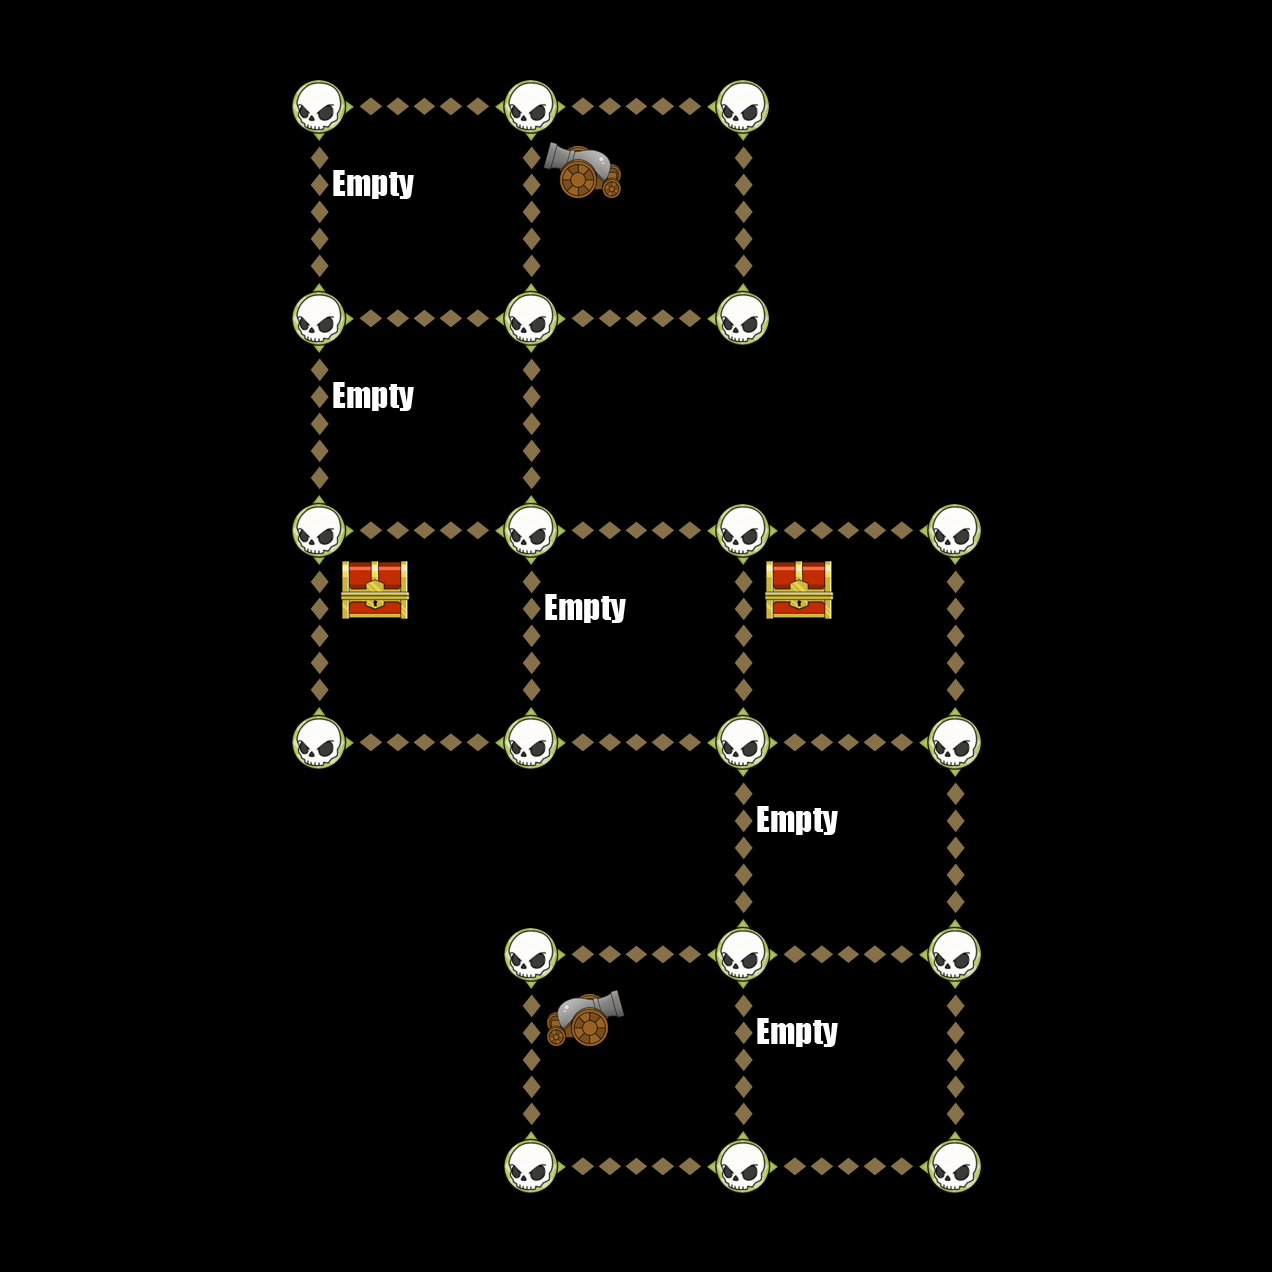

A level layout from a 2D game, rendered from its tile map. Below: a short description, then the map file with tile-grid data replaced by summaries:
An orthogonal 6x6 tile map with 212x212 px tiles, 6 tile layers (Down, Up, Left, Right, ...).

<map version="1.0" orientation="orthogonal" width="6" height="6" tilewidth="212" tileheight="212">
 <tileset firstgid="1" name="TileGraphic_Final-ipadhd" tilewidth="212" tileheight="212">
  <image source="TileGraphic_Final-ipadhd.png" width="636" height="1060" />
  <tile id="0">
   <properties>
    <property name="LineFilled" value="True" />
   </properties>
  </tile>
  <tile id="2">
   <properties>
    <property name="Item" value="TreasureBox" />
   </properties>
  </tile>
  <tile id="4">
   <properties>
    <property name="RowFilled" value="True" />
   </properties>
  </tile>
  <tile id="6">
   <properties>
    <property name="Item" value="CannonLeft" />
   </properties>
  </tile>
  <tile id="7">
   <properties>
    <property name="Item" value="ShipRight" />
   </properties>
  </tile>
  <tile id="8">
   <properties>
    <property name="Item" value="MapOne" />
   </properties>
  </tile>
  <tile id="9">
   <properties>
    <property name="Item" value="CannonRight" />
   </properties>
  </tile>
  <tile id="10">
   <properties>
    <property name="Item" value="ShipLeft" />
   </properties>
  </tile>
  <tile id="11">
   <properties>
    <property name="Item" value="MapTwo" />
   </properties>
  </tile>
  <tile id="12">
   <properties>
    <property name="Item" value="Empty" />
   </properties>
  </tile>
 </tileset>
 <layer name="Down" width="6" height="6">
  <data>[36 cells, 14 non-empty, 1 distinct tile ids]</data>
 </layer>
 <layer name="Up" width="6" height="6">
  <data>[36 cells, 14 non-empty, 1 distinct tile ids]</data>
 </layer>
 <layer name="Left" width="6" height="6">
  <data>[36 cells, 14 non-empty, 1 distinct tile ids]</data>
 </layer>
 <layer name="Right" width="6" height="6">
  <data>[36 cells, 14 non-empty, 1 distinct tile ids]</data>
 </layer>
 <layer name="Dots" width="6" height="6">
  <data>[36 cells, 20 non-empty, 1 distinct tile ids]</data>
 </layer>
 <layer name="Items" width="6" height="6">
  <data>[36 cells, 9 non-empty, 4 distinct tile ids]</data>
 </layer>
</map>
